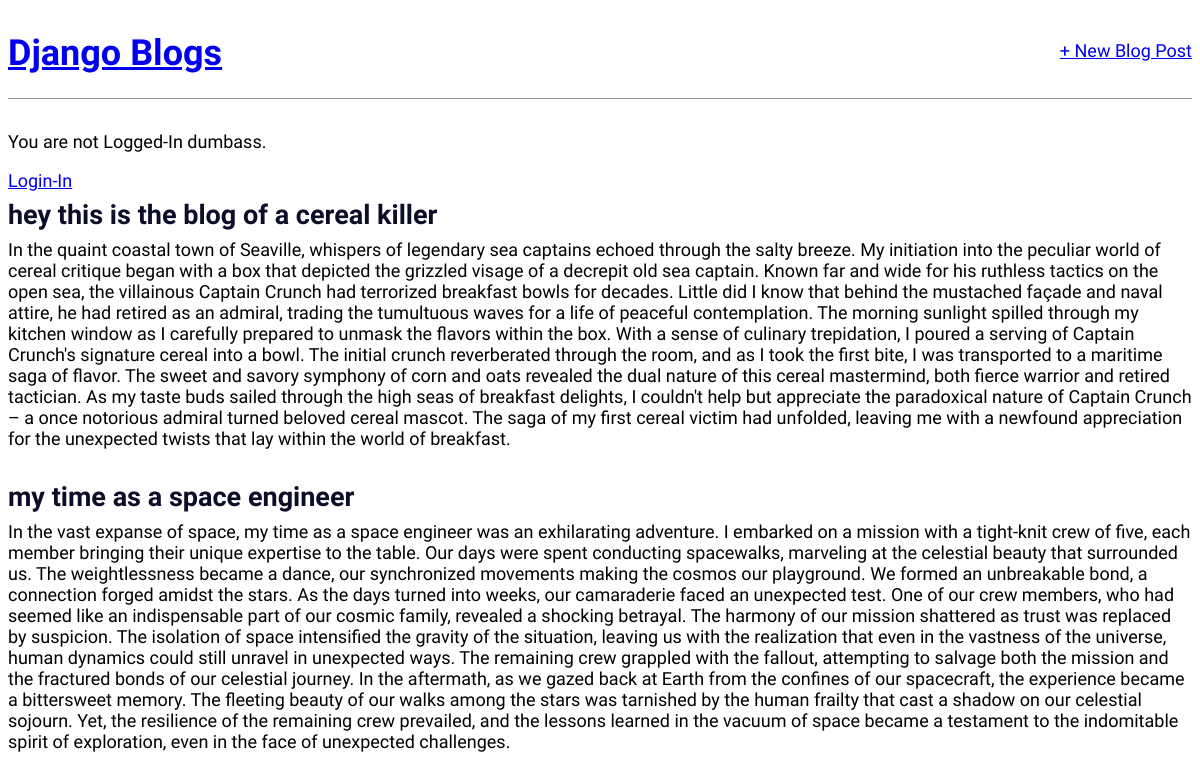
The app's page /, older data.
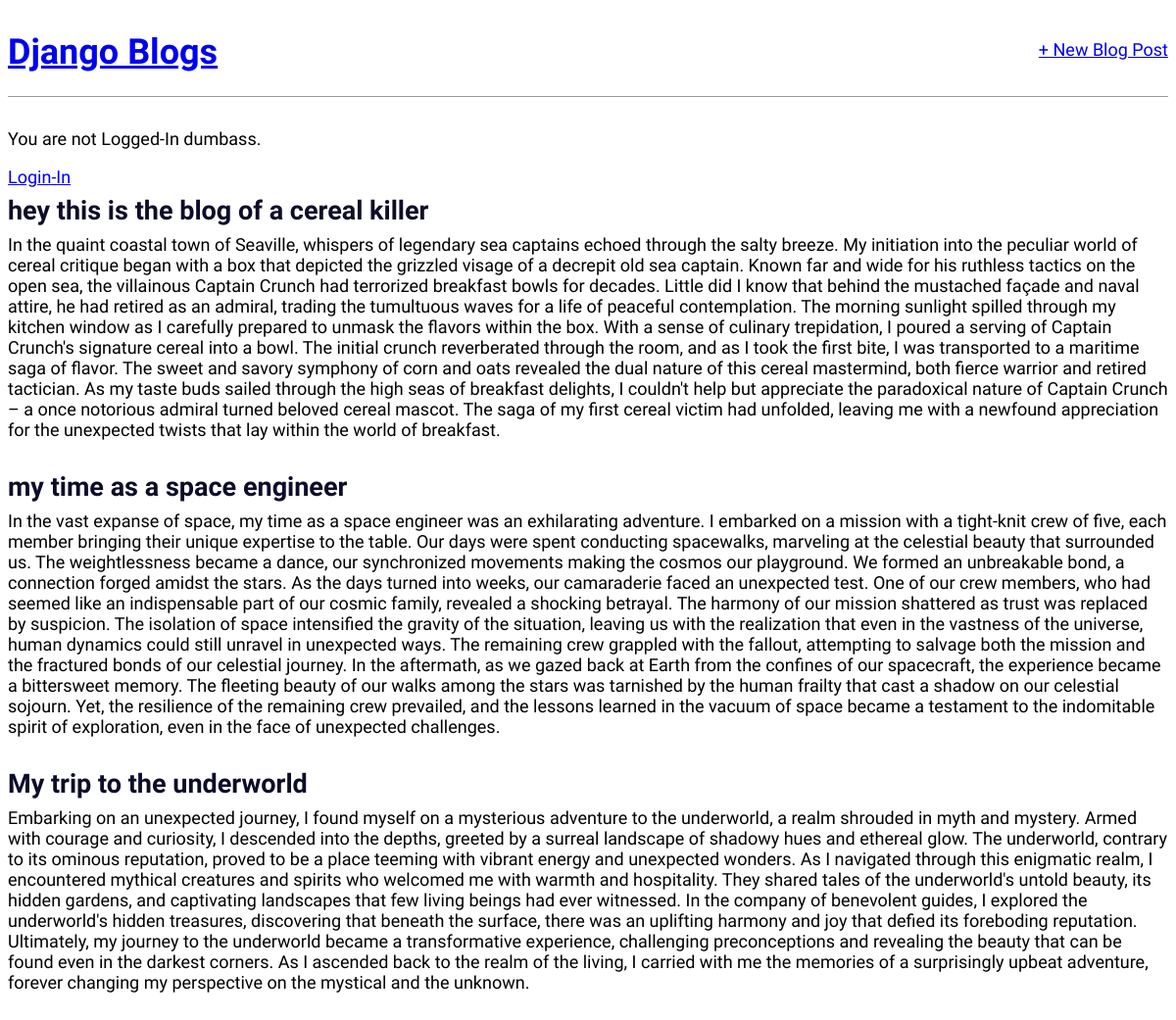
The same page, newer data.
### blog/models.py (models this page shows, shortened)
class Post(models.Model): # A Blog has a title, author, and body.
    title = models.CharField(max_length=200)
    author = models.ForeignKey(
        'auth.User',
        on_delete=models.CASCADE,
    )
    body = models.TextField()

### blog/views.py (the view)
# urls.py: path('',BlogListView.as_view(), name='home')
class BlogListView(ListView):
    model = Post
    template_name = 'home.html'

### templates/home.html
{% extends 'base.html' %}
{% block content %}
    {% for post in object_list %}
        <div class="post-entry">
            <h2><a href="{% url 'post_detail' post.pk %}">{{ post.title }}</a></h2>
            <p>{{ post.body }}</p>
        </div>
    {% endfor %}
{% endblock content %}

### templates/base.html (shortened to what this page needs)
{% load static %}
<html>
    <head>
        <link href="{% static 'css/base.css' %}" rel="stylesheet">
    </head>
    <body>
        <header>
            <div class="nav-left">
                <h1><a href="{% url 'home' %}">Django Blogs</a></h1>
            </div>
            <div class="nav-right">
                <a href="{% url 'post_new' %}">+ New Blog Post</a>
            </div>
        </header>
        {% if user.is_authenticated %}
            <h3>Hello! {{ user.username }}</h3>
            <p><a href="{% url 'logout' %}">Logout</a>
        {% else %}
            <p>You are not Logged-In dumbass.</p>
            <a href="{% url 'login' %}">Login-In</a>
        {% endif %}
        <div>
            {% block content %}
            {% endblock content %}
        </div>
    </body>
</html>

### static/css/base.css (style rules this page uses)
header { border-bottom: 1px solid #999; margin-bottom: 2rem; display: flex; }
h1 { color: crimson; text-decoration: none; }
.nav-left { margin-right: auto }
.nav-right { display: flex; padding-top: 2rem; }
.post-entry { margin-bottom: 2rem; }
.post-entry h2 { margin: 0.5rem 0; }
.post-entry h2 a, .post-entry h2 a:visited { color: rgb(13, 13, 41); text-decoration: none; }
.post-entry p { margin: 0; font-weight: 400; }
body { animation: changeColor 28s infinite; font-family: 'Source Sans 3', sans-serif; font-size: 18px; }

Row changes from the older to the newer data that the page shows:
added Post: title "My trip to the underworld", body "Embarking on an unexpected journey, I found myself on a mysterious adventure to the underworld, a realm shrouded in myth and mystery. Armed with courage and curiosity, I descended into the depths, greeted by a surreal landscape of shadowy hues and ethereal glow. The underworld, contrary to its ominous reputation, proved to be a place teeming with vibrant energy and unexpected wonders. As I navigated through this enigmatic realm, I encountered mythical creatures and spirits who welcomed me with warmth and hospitality. They shared tales of the underworld's untold beauty, its hidden gardens, and captivating landscapes that few living beings had ever witnessed. In the company of benevolent…"
